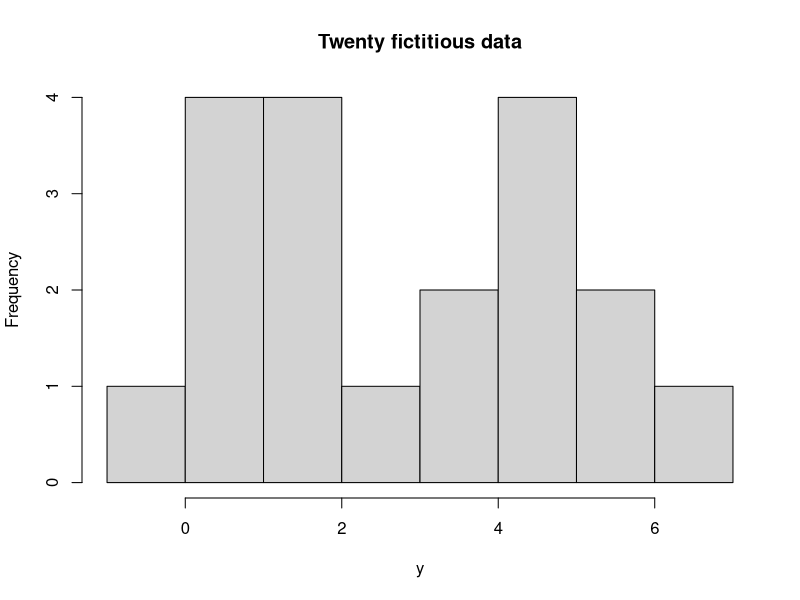
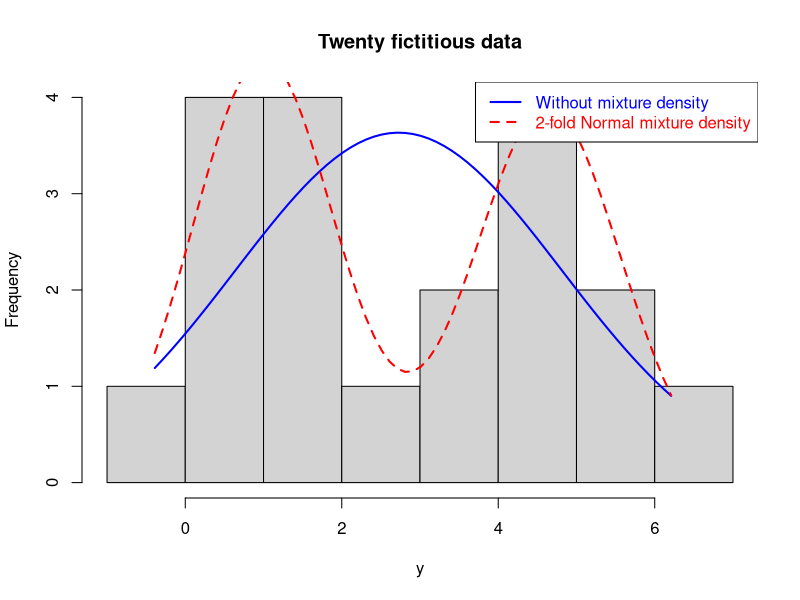
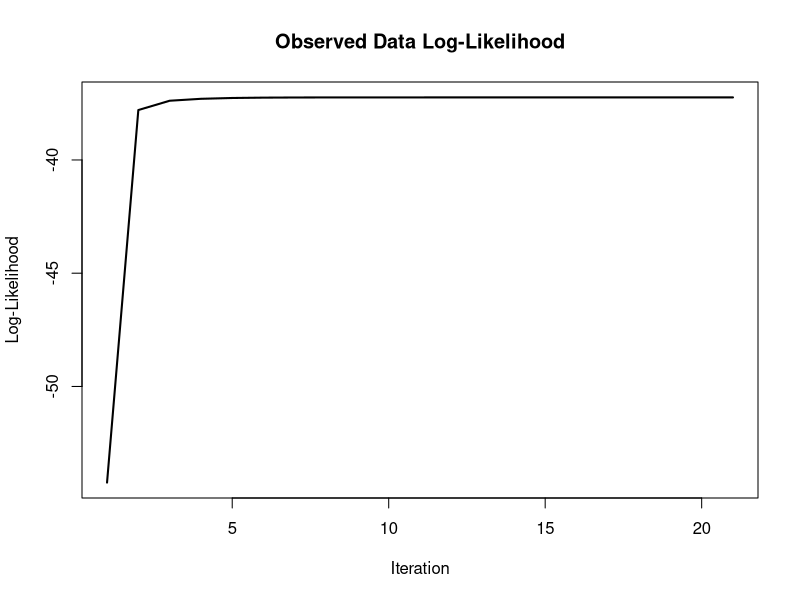
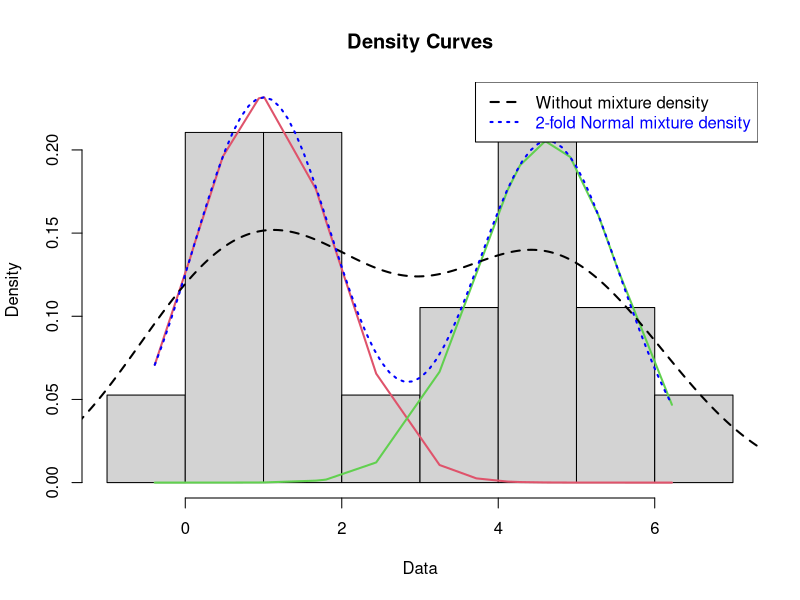

These figures' R source, in order:
# Problem-5 #
# Mixture Models #
# Two component Gaussian mixture models fitting by EM algorithm #

rm(list=ls())

y=c(-0.39,0.12,0.94,1.67,1.76,2.44,3.72,4.28,4.92,5.53,
    0.06,0.48,1.01,1.80,3.25,4.12,4.60,5.28,6.22)
n=length(y)

hist(y,breaks=8,main="Twenty fictitious data")

# initial values
pi1=0.5
pi2=0.5
mu1=1
mu2=3
sigma1=0.8
sigma2=0.8

tiny=10^(-7)  # a small value to test convergence

loglik.old=0
mix.pdf=pi1*dnorm(y,mu1,sigma1)+pi2*dnorm(y,mu2,sigma2)
loglik.new=sum(log(mix.pdf))
k=1

# Loop for EM-iteration
while(abs(loglik.new-loglik.old) >= tiny)
{
  # E-step
  z1j= pi1*dnorm(y,mu1,sigma1)/
    (pi1*dnorm(y,mu1,sigma1)+pi2*dnorm(y,mu2,sigma2))
  z2j= pi2*dnorm(y,mu2,sigma2)/
    (pi1*dnorm(y,mu1,sigma1)+ pi2*dnorm(y,mu2,sigma2))
  
  # M-step
  pi1= sum(z1j)/n
  pi2= sum(z2j)/n
  mu1= sum(z1j*y)/sum(z1j)
  mu2= sum(z2j*y)/sum(z2j)
  sigma1= sqrt(sum(z1j*(y-mu1)^2)/sum(z1j))
  sigma2= sqrt(sum(z2j*(y-mu2)^2)/sum(z2j))
  
  # Log-likelihood
  loglik.old= loglik.new
  mix.pdf= pi1*dnorm(y,mu1,sigma1) + pi2*dnorm(y,mu2,sigma2)
  loglik.new= sum(log(mix.pdf))
  k= k+1
  cat(c(k,pi1,pi2,mu1,mu2,sigma1,sigma2,loglik.new),"\n")
}

# Plotting fitted density
h=hist(y,breaks=8, main="Twenty fictitious data")

# Add a Normal Curve
ynew=seq(min(y),max(y),0.1)
obs.fit= dnorm(ynew,mean=mean(y),sd=sd(y))
obs.fit=obs.fit*diff(h$mids[1:2])*length(y)
lines(ynew,obs.fit,col="blue",lty=1,lwd=2)

# 2-fold Mixture density
mix.fit= pi1*dnorm(ynew,mu1,sigma1) +
  pi2*dnorm(ynew,mu2,sigma2)
mix.fit= mix.fit*diff(h$mids[1:2])*length(y)
lines(ynew,mix.fit,col="red",lty=2,lwd=2)

legend("topright",c("Without mixture density",
                    "2-fold Normal mixture density"),
       col=c("blue","red"),
       text.col=c("blue","red"),
       lty=c(1,2),lwd=2)


# Comparison with mixtools package-results
library(mixtools)
gm=normalmixEM(y,k=2,lambda=c(0.5,0.5),mu=c(1,3),sigma=c(0.8,0.8))
gm$lambda
gm$mu
gm$sigma
gm$loglik
plot(gm)

# Plotting
plot(gm,which=2)
lines(density(y),col="black",lty=2,lwd=2)

# 2-fold Mixture density
mix.fit= gm$lambda[1]*dnorm(ynew,gm$mu[1],gm$sigma[1]) +
  gm$lambda[2]*dnorm(ynew,gm$mu[2],gm$sigma[2])
lines(ynew,mix.fit,col="blue",lty=3,lwd=2)
legend("topright",c("Without mixture density",
                    "2-fold Normal mixture density"),
       col=c("black","blue"),
       text.col=c("black","blue"),
       lty=c(2,3),lwd=2)
